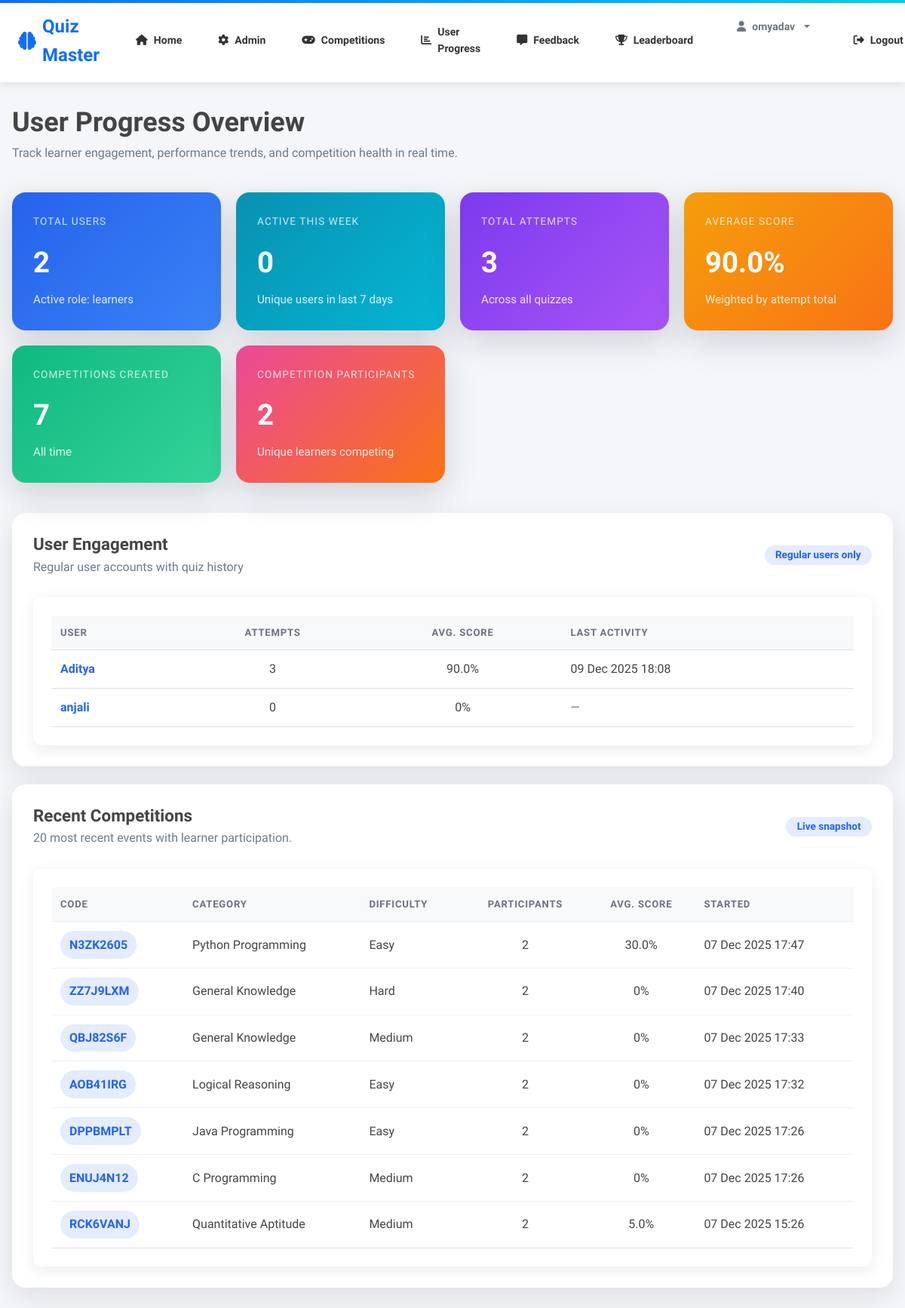
The page /admin/user-progress (signed in) on the database its author committed.
### app/models.py (models this page shows, shortened)
class User(UserMixin, db.Model):
    id = db.Column(db.Integer, primary_key=True)
    username = db.Column(db.String(80), unique=True, nullable=False)
    email = db.Column(db.String(120), unique=True, nullable=True)
    password_hash = db.Column(db.String(128), nullable=False)
    role = db.Column(db.String(20), default=Role.USER)
    attempts = db.relationship('Attempt', backref='user', lazy=True)
    def is_admin(self):
        return self.role == Role.ADMIN

class Competition(db.Model):
    __tablename__ = 'competition'
    id = db.Column(db.Integer, primary_key=True)
    code = db.Column(db.String(8), unique=True, nullable=False, index=True)  # Unique join code
    creator_id = db.Column(db.Integer, db.ForeignKey('user.id'), nullable=False)
    category_id = db.Column(db.Integer, db.ForeignKey('category.id'), nullable=False)
    difficulty = db.Column(db.String(20), nullable=False)  # Easy, Medium, Hard
    num_questions = db.Column(db.Integer, default=10)
    time_limit = db.Column(db.Integer, default=600)  # seconds
    status = db.Column(db.String(20), default='waiting')  # waiting, in_progress, completed
    created_at = db.Column(db.DateTime, default=datetime.utcnow)
    started_at = db.Column(db.DateTime, nullable=True)
    ended_at = db.Column(db.DateTime, nullable=True)
    winner_id = db.Column(db.Integer, db.ForeignKey('user.id'), nullable=True)
    creator = db.relationship('User', foreign_keys=[creator_id], backref='competitions_created')
    category = db.relationship('Category', backref='competitions')
    winner = db.relationship('User', foreign_keys=[winner_id])
    attempts = db.relationship('CompetitionAttempt', cascade='all, delete-orphan', lazy=True)

### app/admin/routes.py (the view)
@admin_bp.route('/user-progress')
@login_required
@admin_required
def user_progress():
    one_week_ago = datetime.utcnow() - timedelta(days=7)
    total_users = User.query.filter(User.role == Role.USER).count()
    active_this_week = (
        db.session.query(func.count(func.distinct(Attempt.user_id)))
        .join(User, User.id == Attempt.user_id)
        .filter(Attempt.created_at >= one_week_ago, User.role == Role.USER)
        .scalar() or 0
    )
    total_attempts = (
        db.session.query(func.count(Attempt.id))
        .join(User, User.id == Attempt.user_id)
        .filter(User.role == Role.USER)
        .scalar() or 0
    )
    average_score_query = (
        db.session.query(
            func.avg((Attempt.score * 100.0) / func.nullif(Attempt.total, 0))
        )
        .join(User, User.id == Attempt.user_id)
        .filter(
            Attempt.total.isnot(None),
            Attempt.total > 0,
            User.role == Role.USER
        )
        .scalar()
    )
    average_score = round(average_score_query or 0, 2)
    competitions_tracked = Competition.query.count()
    participants_count = (
        db.session.query(func.count(func.distinct(CompetitionAttempt.user_id)))
        .join(User, User.id == CompetitionAttempt.user_id)
        .filter(User.role == Role.USER)
        .scalar() or 0
    )
    user_rows = (
        db.session.query(
            User.id,
            User.username,
            func.count(Attempt.id).label('attempts'),
            func.coalesce(
                func.avg((Attempt.score * 100.0) / func.nullif(Attempt.total, 0)),
                0
            ).label('avg_score'),
            func.max(Attempt.created_at).label('last_activity'),
        )
        .outerjoin(Attempt, Attempt.user_id == User.id)
        .filter(User.role == Role.USER)
        .group_by(User.id, User.username)
        .order_by(User.username.asc())
    ).all()
    users = [
        {
            'id': row.id,
            'username': row.username,
            'attempts': row.attempts,
            'avg_score': round(row.avg_score or 0, 2),
            'last_activity': row.last_activity,
        }
        for row in user_rows
    ]
    competition_rows = (
        db.session.query(
            Competition.id,
            Competition.code,
            Category.name.label('category_name'),
            Competition.difficulty,
            Competition.started_at,
            Competition.created_at,
            func.count(func.distinct(CompetitionAttempt.user_id)).label('participants'),
            func.coalesce(func.avg(CompetitionAttempt.score), 0).label('avg_score'),
        )
        .outerjoin(Category, Competition.category_id == Category.id)
        .outerjoin(CompetitionAttempt, CompetitionAttempt.competition_id == Competition.id)
        .outerjoin(User, User.id == CompetitionAttempt.user_id)
        .group_by(
            Competition.id,
            Competition.code,
            Category.name,
            Competition.difficulty,
            Competition.started_at,
            Competition.created_at,
        )
        .filter((User.id == None) | (User.role == Role.USER))
        .order_by(Competition.created_at.desc())
        .limit(20)
    ).all()
    competitions = [
        {
            'id': row.id,
            'code': row.code,
            'category': row.category_name or 'N/A',
            'difficulty': row.difficulty,
            'participants': row.participants,
            'avg_score': round(row.avg_score or 0, 2),
            'started_at': row.started_at or row.created_at,
        }
        for row in competition_rows
    ]
    return render_template(
        'admin/user_progress.html',
        total_users=total_users,
        active_this_week=active_this_week,
        total_attempts=total_attempts,
        average_score=average_score,
        competitions_tracked=competitions_tracked,
        participants_count=participants_count,
        users=users,
        competitions=competitions,
    )

### app/admin/routes.py (called while the page is built)
def admin_required(f):
    from functools import wraps
    @wraps(f)
    def wrapper(*args, **kwargs):
        if not current_user.is_authenticated or not current_user.is_admin():
            flash('Admin access required', 'danger')
            return redirect(url_for('auth.login'))
        return f(*args, **kwargs)
    return wrapper

### app/models.py (called while the page is built)
@login_manager.user_loader
def load_user(user_id):
    return User.query.get(int(user_id))

### app/templates/admin/user_progress.html (shortened to what this page needs)
{% extends "base.html" %}
{% block content %}
<div class="admin-container">
  <div class="admin-wrapper">
    <section class="dashboard-intro">
      <div>
        <h1 class="page-title">User Progress Overview</h1>
        <p class="page-subtitle">Track learner engagement, performance trends, and competition health in real time.</p>
      </div>
    </section>
    <section class="analytics-grid">
      <article class="analytics-card gradient-blue">
        <span class="metric-label">Total Users</span>
        <span class="metric-value">{{ total_users }}</span>
        <span class="metric-footnote">Active role: learners</span>
      </article>
      <article class="analytics-card gradient-cyan">
        <span class="metric-label">Active This Week</span>
        <span class="metric-value">{{ active_this_week }}</span>
        <span class="metric-footnote">Unique users in last 7 days</span>
      </article>
      <article class="analytics-card gradient-violet">
        <span class="metric-label">Total Attempts</span>
        <span class="metric-value">{{ total_attempts }}</span>
        <span class="metric-footnote">Across all quizzes</span>
      </article>
      <article class="analytics-card gradient-amber">
        <span class="metric-label">Average Score</span>
        <span class="metric-value">{{ average_score }}%</span>
        <span class="metric-footnote">Weighted by attempt total</span>
      </article>
      <article class="analytics-card gradient-mint">
        <span class="metric-label">Competitions Created</span>
        <span class="metric-value">{{ competitions_tracked }}</span>
        <span class="metric-footnote">All time</span>
      </article>
      <article class="analytics-card gradient-rose">
        <span class="metric-label">Competition Participants</span>
        <span class="metric-value">{{ participants_count }}</span>
        <span class="metric-footnote">Unique learners competing</span>
      </article>
    </section>
    <section class="panel-card mb-4">
      <header class="panel-header">
        <div>
          <h2 class="panel-title">User Engagement</h2>
          <p class="panel-subtitle">Regular user accounts with quiz history</p>
        </div>
        <span class="badge badge-soft">Regular users only</span>
      </header>
      <div class="table-responsive">
        <table class="table table-hover align-middle mb-0 analytics-table">
          <thead>
            <tr>
              <th scope="col">User</th>
              <th scope="col" class="text-center">Attempts</th>
              <th scope="col" class="text-center">Avg. Score</th>
              <th scope="col">Last Activity</th>
            </tr>
          </thead>
          <tbody>
            {% for user in users %}
            <tr>
              <td>
                <a class="user-link" href="{{ url_for('admin.admin_user_performance', user_id=user.id) }}" target="_blank" rel="noopener">
                  {{ user.username }}
                </a>
              </td>
              <td class="text-center">{{ user.attempts }}</td>
              <td class="text-center">{{ user.avg_score }}%</td>
              <td>
                {% if user.last_activity %}
                  {{ user.last_activity.strftime('%d %b %Y %H:%M') }}
                {% else %}
                  <span class="text-muted">—</span>
                {% endif %}
              </td>
            </tr>
            {% else %}
            <tr>
              <td colspan="4" class="text-center text-muted py-4">No user activity recorded yet.</td>
            </tr>
            {% endfor %}
          </tbody>
        </table>
      </div>
    </section>
    <section class="panel-card">
      <header class="panel-header">
        <div>
          <h2 class="panel-title">Recent Competitions</h2>
          <p class="panel-subtitle">20 most recent events with learner participation.</p>
        </div>
        <span class="badge badge-soft">Live snapshot</span>
      </header>
      <div class="table-responsive">
        <table class="table align-middle mb-0 analytics-table competition-table">
          <thead>
            <tr>
              <th scope="col">Code</th>
              <th scope="col">Category</th>
              <th scope="col">Difficulty</th>
              <th scope="col" class="text-center">Participants</th>
              <th scope="col" class="text-center">Avg. Score</th>
              <th scope="col">Started</th>
            </tr>
          </thead>
          <tbody>
            {% for competition in competitions %}
            <tr>
              <td><span class="code-chip">{{ competition.code }}</span></td>
              <td>{{ competition.category }}</td>
              <td>{{ competition.difficulty or '—' }}</td>
              <td class="text-center">{{ competition.participants }}</td>
              <td class="text-center">{{ competition.avg_score }}%</td>
              <td>
                {% if competition.started_at %}
                  {{ competition.started_at.strftime('%d %b %Y %H:%M') }}
                {% else %}
                  <span class="text-muted">—</span>
                {% endif %}
              </td>
            </tr>
            {% else %}
            <tr>
              <td colspan="6" class="text-center text-muted py-4">No competitions tracked yet.</td>
            </tr>
            {% endfor %}
          </tbody>
        </table>
      </div>
    </section>
  </div>
</div>
{% endblock %}

### app/templates/base.html (shortened to what this page needs)
<!doctype html>
<html lang="en">
    <head>
        <link rel="stylesheet" href="https://maxcdn.bootstrapcdn.com/bootstrap/4.0.0/css/bootstrap.min.css">
        <link rel="stylesheet" href="https://cdnjs.cloudflare.com/ajax/libs/font-awesome/6.0.0/css/all.min.css">
        <link rel="stylesheet" href="{{ url_for('static', filename='css/professional.css') }}">
        <link rel="stylesheet" href="{{ url_for('static', filename='css/custom.css') }}">
        <link rel="stylesheet" href="{{ url_for('static', filename='css/leaderboard_vertical.css') }}">
    </head>
    <body>
    <nav>
        <div class="nav-brand">
            <i class="fas fa-brain"></i> Quiz Master
        </div>
        <div class="nav-links">
            <a href="{{ url_for('home') }}"><i class="fas fa-home"></i> Home</a>
            {%- if not current_user.is_authenticated -%}
            <a href="{{ url_for('auth.login') }}"><i class="fas fa-sign-in-alt"></i> Login</a>
            <a href="{{ url_for('auth.register') }}"><i class="fas fa-user-plus"></i> Register</a>
            <a href="{{ url_for('auth.admin_login') }}"><i class="fas fa-user-shield"></i> Admin Login</a>
            {%- else -%}
                {%- if current_user.is_admin() -%}
                <a href="{{ url_for('admin.index') }}"><i class="fas fa-cog"></i> Admin</a>
                <a href="{{ url_for('admin.competitions_view') }}"><i class="fas fa-gamepad"></i> Competitions</a>
                <a href="{{ url_for('admin.user_progress') }}"><i class="fas fa-chart-bar"></i> User Progress</a>
                <a href="{{ url_for('admin.feedback') }}"><i class="fas fa-comment-alt"></i> Feedback</a>
                <a href="{{ url_for('quiz.leaderboard') }}"><i class="fas fa-trophy"></i> Leaderboard</a>
                {%- endif -%}
            <div class="dropdown" style="display: inline-block; margin: 0 10px;">
                <button class="btn btn-sm btn-outline-secondary dropdown-toggle" type="button" id="profileDropdown" data-toggle="dropdown" aria-haspopup="true" aria-expanded="false">
                    <i class="fas fa-user"></i> {{ current_user.username }}
                </button>
            </div>
            <a href="{{ url_for('auth.logout') }}"><i class="fas fa-sign-out-alt"></i> Logout</a>
            {%- endif -%}
        </div>
    </nav>
    {% block content %}{% endblock %}
    </body>
</html>

### app/static/css/professional.css (style rules this page uses)
:root { --primary-color: #0d6efd; --secondary-color: #6c757d; --success-color: #198754; --danger-color: #dc3545; --warning-color: #ffc107; --light-color: #f8f9fa; --dark-color: #212529; }
* { margin: 0; padding: 0; box-sizing: border-box; }
body { font-family: 'Raleway', 'Segoe UI', sans-serif; background-color: #f4f6f9; color: #444; line-height: 1.6; }
nav { background: #fff; box-shadow: 0 2px 10px rgba(0, 0, 0, 0.1); padding: 0 !important; position: sticky; top: 0; z-index: 100; display: flex !important; justify-content: space-between !important; align-items: center !important; }
nav::before { content: ''; position: absolute; top: 0; left: 0; right: 0; height: 4px; background: linear-gradient(to right, #0d6efd, #0dcaf0); }
.nav-brand { font-size: 24px; font-weight: 700; color: #0d6efd; display: flex; align-items: center; gap: 0.5rem; margin: 0 !important; padding: 1rem 1.5rem !important; }
.nav-links { list-style: none !important; display: flex !important; gap: 0 !important; margin: 0 !important; padding: 0 !important; }
.nav-links { display: flex !important; gap: 0 !important; margin: 0 !important; padding: 0 !important; }
.nav-links a { display: flex; align-items: center; gap: 0.5rem; padding: 1rem 1.5rem !important; text-decoration: none !important; color: #333 !important; font-weight: 600; font-size: 14px; transition: all 0.3s ease; border-bottom: 3px solid transparent; }
.btn { padding: 10px 24px !important; border-radius: 5px !important; font-weight: 600 !important; border: none !important; transition: all 0.3s ease !important; font-size: 14px; display: inline-flex; align-items: center; gap: 0.5rem; }
.admin-container { min-height: calc(100vh - 70px); background-color: #f4f6f9; padding: 2rem 1rem; display: flex; align-items: flex-start; justify-content: center; }
.admin-wrapper { width: 100%; max-width: 1200px; }
.table-responsive { background: white; border-radius: 10px; box-shadow: 0 5px 20px rgba(0, 0, 0, 0.08); padding: 1.5rem; }
.table { margin-bottom: 0 !important; }
.table thead { background: linear-gradient(135deg, #0d6efd, #0dcaf0); color: white; }
.table tbody tr { border-bottom: 1px solid #e0e0e0; transition: all 0.3s ease; }
.table-responsive { width: 100%; overflow-x: auto; }
body { overflow-x: hidden; }

### app/static/css/custom.css (style rules this page uses)
.table th { background-color: #f8f9fa; font-weight: 600; border-bottom: 2px solid #dee2e6; }
.table td { vertical-align: middle; }
.badge { padding: 0.35em 0.65em; font-size: 0.875em; font-weight: 600; border-radius: 0.25rem; }

### rows shown on the page
User: username "omyadav"
User: username "Aditya", attempts "3", avg_score "90.0", last_activity "09 Dec 2025 18:08"
User: username "anjali", attempts "0", avg_score "0"
Competition: code "N3ZK2605", category "Python Programming", difficulty "Easy", participants "2", avg_score "30.0", started_at "07 Dec 2025 17:47"
Competition: code "ZZ7J9LXM", category "General Knowledge", difficulty "Hard", participants "2", avg_score "0", started_at "07 Dec 2025 17:40"
Competition: code "QBJ82S6F", category "General Knowledge", difficulty "Medium", participants "2", avg_score "0", started_at "07 Dec 2025 17:33"
Competition: code "AOB41IRG", category "Logical Reasoning", difficulty "Easy", participants "2", avg_score "0", started_at "07 Dec 2025 17:32"
Competition: code "DPPBMPLT", category "Java Programming", difficulty "Easy", participants "2", avg_score "0", started_at "07 Dec 2025 17:26"
Competition: code "ENUJ4N12", category "C Programming", difficulty "Medium", participants "2", avg_score "0", started_at "07 Dec 2025 17:26"
Competition: code "RCK6VANJ", category "Quantitative Aptitude", difficulty "Medium", participants "2", avg_score "5.0", started_at "07 Dec 2025 15:26"

### other values the page prints
{{ total_users }} "2"
{{ active_this_week }} "0"
{{ total_attempts }} "3"
{{ average_score }} "90.0"
{{ competitions_tracked }} "7"
{{ participants_count }} "2"
